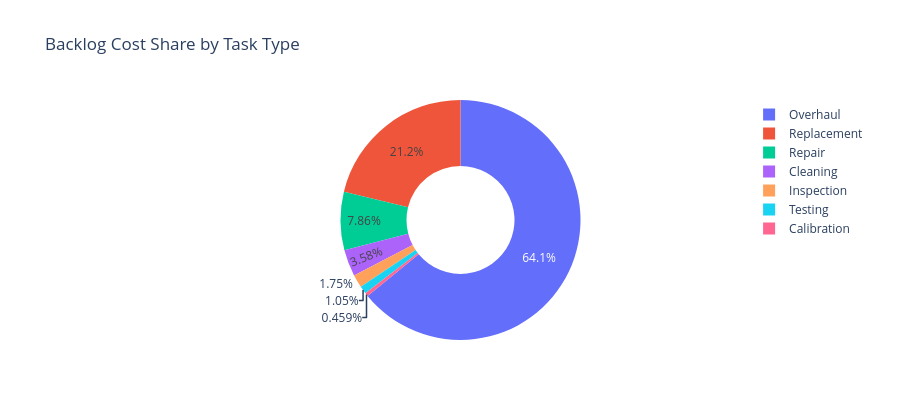

Notebook code for this chart:
### Code cell
task_type_cost = wos.groupby("task_type").estimated_cost_usd.sum().sort_values(ascending=False)
fig = px.pie(
    values=task_type_cost.values, names=task_type_cost.index,
    title="Backlog Cost Share by Task Type", hole=0.45,
)
fig.update_layout(template="plotly_white", height=420)
fig.show()

### Figure 1 — Plotly figure (JSON) as saved in the notebook; plotly's stock layout.template omitted (floating-point values rounded to 4 significant figures)
{"data": [{"domain": {"x": [0.0, 1.0], "y": [0.0, 1.0]}, "hole": 0.45, "hovertemplate": "label=%{label}<br>value=%{value}<extra></extra>", "labels": ["Overhaul", "Replacement", "Repair", "Cleaning", "Inspection", "Testing", "Calibration"], "legendgroup": "", "name": "", "showlegend": true, "type": "pie", "values": [19570000.0, 6475000.0, 2400000.0, 1092000.0, 533200.0, 321000.0, 140100.0]}], "layout": {"height": 420, "legend": {"tracegroupgap": 0}, "title": {"text": "Backlog Cost Share by Task Type"}}}
